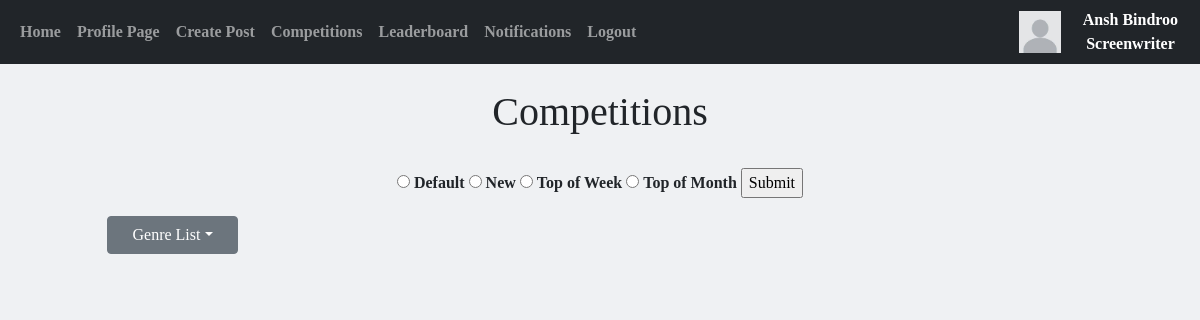
Before: /competitions (signed in) with the older database file.
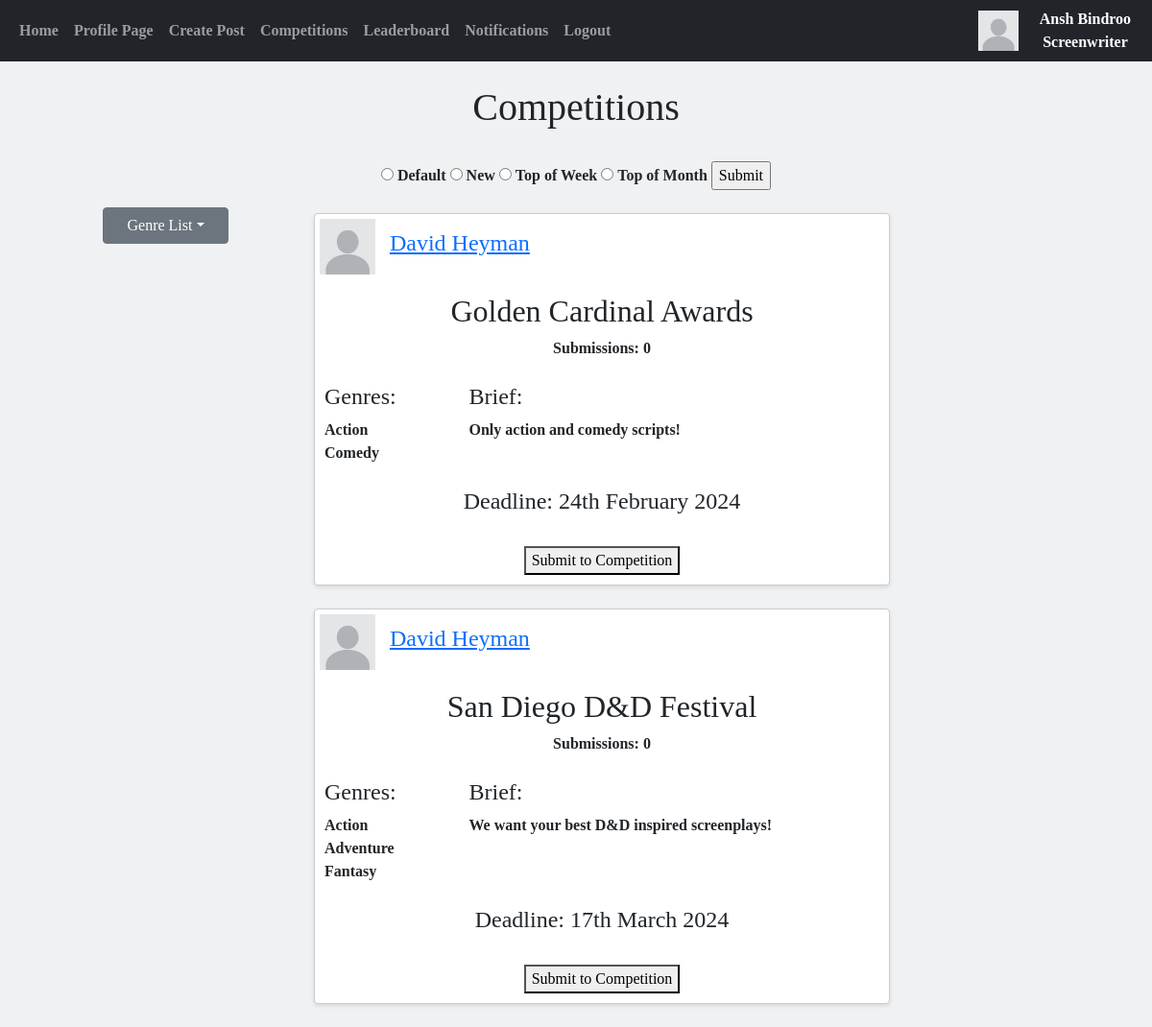
After: the same page with the newer database file.
### website/models.py (models this page shows)
class Users(db.Model, UserMixin):
    __tablename__ = "Users"
    id = db.Column(db.Integer, primary_key=True)
    email = db.Column(db.String(150), unique=True)
    username = db.Column(db.String(150), unique=True)
    forename = db.Column(db.String(75), unique=True)
    surname = db.Column(db.String(75))
    password = db.Column(db.String(150))
    accounttype = db.Column(db.Integer)
    profilepic = db.Column(db.String(), nullable=True)
    biography = db.Column(db.Text)
    insta = db.Column(db.String(), nullable=True)
    twitter = db.Column(db.String(), nullable=True)
    notifnum = db.Column(db.Integer)
    writers = db.relationship('Screenwriters', backref="user", passive_deletes=True)
    producers = db.relationship('Producers', backref="user", passive_deletes=True)

class Competitions(db.Model):
    __tablename__ = "Competitions"
    compid = db.Column(db.Integer, primary_key=True)
    producerid = db.Column(db.Integer, db.ForeignKey('Producers.producerid'))
    title = db.Column(db.String(300))
    brief = db.Column(db.Text)
    deadline = db.Column(db.DateTime(timezone=True))
    deadline_string = db.Column(db.String(300))
    date_created = db.Column(db.Date, default=func.current_date())
    datetime_created = db.Column(db.DateTime(timezone=True), default=func.now())
    submissionnum = db.Column(db.Integer)
    responses = db.relationship('Notifications', backref="comp", passive_deletes=True)
    awards = db.relationship('Awards', backref="comp", passive_deletes=True)

class CompHas(db.Model):
    __tablename__ = "CompHas"
    compid = db.Column(db.Integer, db.ForeignKey('Competitions.compid'), primary_key=True)
    genreid = db.Column(db.Integer, db.ForeignKey('Genres.genreid'), primary_key=True)

class Genres(db.Model):
    __tablename__ = "Genres"
    genreid = db.Column(db.Integer, primary_key=True)
    genre = db.Column(db.String(50))
    genres = db.relationship('ScriptHas', backref="has")
    genres2 = db.relationship('CompHas', backref="has")

### website/comps.py (the view)
@comps.route("/competitions", methods=['GET', 'POST'])
@login_required
def competitions():
    UpdateNotificationNumber(current_user.id)
    UpdateSubmissionNums()
    comps = Competitions.query.filter(datetime.now() < Competitions.deadline).order_by(Competitions.submissionnum.desc())
    comphas = CompHas.query.all()
    return flask.render_template("competitions.html", user=current_user, comps=comps, comphas=comphas)

### website/update.py (called while the page is built, shortened)
def UpdateNotificationNumber(userid): # Updates the badge indicating the number of unseen notification a user has
    if current_user.accounttype == 1:
        writer = Screenwriters.query.filter_by(userid=userid).first()
        notifs = Notifications.query.filter_by(writerid=writer.writerid)
        number = 0
        if notifs:
            current_user.notifnum = number
            db.session.commit()
        else:
            current_user.notifnum = 0
            db.session.commit()

def UpdateSubmissionNums(): # Updates the submission numbers for all competitions that are still running
    allcomps = Competitions.query.all()
    for comp in allcomps:
        submissions = Notifications.query.filter_by(compid = comp.compid)
        comp.submissionnum = submissions.count()
        db.session.commit()

### website/templates/competitions.html (shortened to what this page needs)
{% extends "base.html" %}
{% block content %}
<h1 style="text-align: center">{% block header %}Competitions{% endblock %}</h1>
<br>
<div id="comps" class="row">
  <div class="col-3" style="text-align:center">
    <br><br>
    <div class="dropdown">
      <button class="btn btn-secondary dropdown-toggle" type="button" data-bs-toggle="dropdown" aria-expanded="false" style="height:50%; width:50%">Genre List</button>
  </div>
  </div>
  <div class="col-6" style="text-align:center">
    <form action="/sort2" method='POST'>
      <input type="radio" name="sorted" id="default" value="0"></input>
      <label for="default">Default</label>
      <input type="radio" name="sorted" id="new" value="1"></input>
      <label for="new">New</label>
      <input type="radio" name="sorted" id="week" value="2"></input>
      <label for="week">Top of Week</label>
      <input type="radio" name="sorted" id="month" value="3"></input>
      <label for="month">Top of Month</label>
      <input type="submit" value="Submit">
    </form>
    <br>
    {% if comps == [] %}
      <h1>No competitions available</h1>
    {% else %}
      {% for comp in comps %}
          <div class="card">
              <div class="user-info">
                {% if comp.producer.user.profilepic %}
                    <img src="{{ url_for('static', filename='images/'+ comp.producer.user.profilepic) }}" width = "110px" height = "110px" alt="Profile picture" class="profile-pic">
                {% else %}
                    <img src="/static/images/default.jpg" alt="Default profile picture" width = "110px" height = "110px" class="profile-pic">
                {% endif %}
                <a href="/profilepage/{{comp.producer.user.id}}" target="_blank" class="username"><h4>{{comp.producer.user.username}}</h4></a>
              </div>
              <br><br><br>
              <h2>{{comp.title}}</h2>
              Submissions: {{comp.submissionnum}}
              <br><br>
              <div class="row">
                <div class="col-3" style="text-align: left">
                  <h4>Genres:</h4>
                  {% for record in comphas %}
                    {% if record.compid == comp.compid %}
                        <b>{{record.has.genre}}</b><br>
                    {% endif %}
                  {% endfor %}
                </div>
                <div class="col-9" style="text-align: left">
                  <h4>Brief:</h4>
                  <p>{{comp.brief}}</p>
                </div>
              </div>
              <br>
              <h4>Deadline: {{comp.deadline_string}}</h4>
              {% if user.accounttype == 1 %}
                <br>
                <a href="/comp/{{comp.compid}}"><button type="button">Submit to Competition</button></a>
              {% endif %}
          </div>
          <br>
      {% endfor %}
    {% endif %}
  </div>
  <div class="col-3">
  </div>
</div>
 {% endblock %}

### website/templates/base.html (shortened to what this page needs)
<!DOCTYPE html>
<html lang="en">
  <head>
    <link
      href="https://cdn.jsdelivr.net/npm/bootstrap@5.0.2/dist/css/bootstrap.min.css"
      rel="stylesheet"
    />
  </head>
  <body>
    <nav class="navbar navbar-expand-lg navbar-dark bg-dark">
      <div class="container-fluid">
        <div class="collapse navbar-collapse" id="navbar">
          <div class="navbar-nav">
            <a class="nav-item nav-link" href="/home">Home</a>
            {% if user.is_authenticated %}
            <a class="nav-item nav-link" href="/profilepage/{{user.id}}">Profile Page</a>
            <a class="nav-item nav-link" href="/post">Create Post</a>
            <a class="nav-item nav-link" href="/competitions">Competitions</a>
            <a class="nav-item nav-link" href="/leaderboard">Leaderboard</a>
            <a class="nav-item nav-link" style="position:relative" href="/notifications/{{user.id}}">Notifications</a>
            <a class="nav-item nav-link" href="/logout" onclick="return confirm('Are you sure you want to log out?')">Logout</a>
            {% else %}
            <a class="nav-item nav-link" href="/login">Login</a>
            <a class="nav-item nav-link" href="/sign-up">Sign Up</a>
            {% endif %}
          </div>
        </div>
      </div>
      <div style="text-align: right">
        {% if user.is_authenticated %}
          {% if user.profilepic %}
            <a href="/profilepage/{{user.id}}"" target=_blank><img src="{{ url_for('static', filename='images/'+ user.profilepic) }}" alt="Profile picture" height="50px" width="50px"></a>
          {% else %}
            <a href="/profilepage/{{user.id}}"" target=_blank><img src="/static/images/default.jpg" alt="Default profile picture" height="25%" width="25%"></a>
          {% endif %}
        {% endif %}
      </div>
      <div style="text-align: center; color: white;" >
        {{ user.username }}
        {% if user.accounttype == 1 %}
          Screenwriter
        {% elif user.accounttype == 2 %}
          Producer
        {% endif %}
      </div>
    </nav>
    <br>
    <div class="container">{% block content %}{% endblock %}</div>
  </body>
</html>

### website/templates/base.html (style rules this page uses)
body { background-color: #eff1f3; font-family:futura; font-weight: bold; }

### website/templates/competitions.html (style rules this page uses)
body { background-color: #eff1f3; font-family:futura; font-weight: bold; }
.card { width: 600px; border: 1px solid #ccc; padding: 10px; margin-left: auto; margin-right: auto; box-shadow: 0 2px 4px rgba(0, 0, 0, 0.1); }
.profile-pic { width: 15%; height: 15%; margin-bottom: 50px }
.user-info { display: flex; align-items: center; position: absolute; top: 0px; left: 0px; padding: 5px; }
.username { font-weight: bold; text-align: left; margin-left: 15px; margin-bottom: 50px; }

Changed rows visible on the page:
now on this page (row edited): Competitions: producer.user.username "David Heyman", title "Golden Cardinal Awards", submissionnum "0", brief "Only action and comedy scripts!", deadline_string "24th February 2024"
now on this page (row edited): CompHas: has.genre "Action", shown under "David Heyman"
added CompHas: has.genre "Comedy", shown under "David Heyman"
added Competitions: producer.user.username "David Heyman", title "San Diego D&D Festival", submissionnum "0", brief "We want your best D&D inspired screenplays!", deadline_string "17th March 2024"
added CompHas: has.genre "Action", shown under "David Heyman"
added CompHas: has.genre "Adventure", shown under "David Heyman"
added CompHas: has.genre "Fantasy", shown under "David Heyman"
